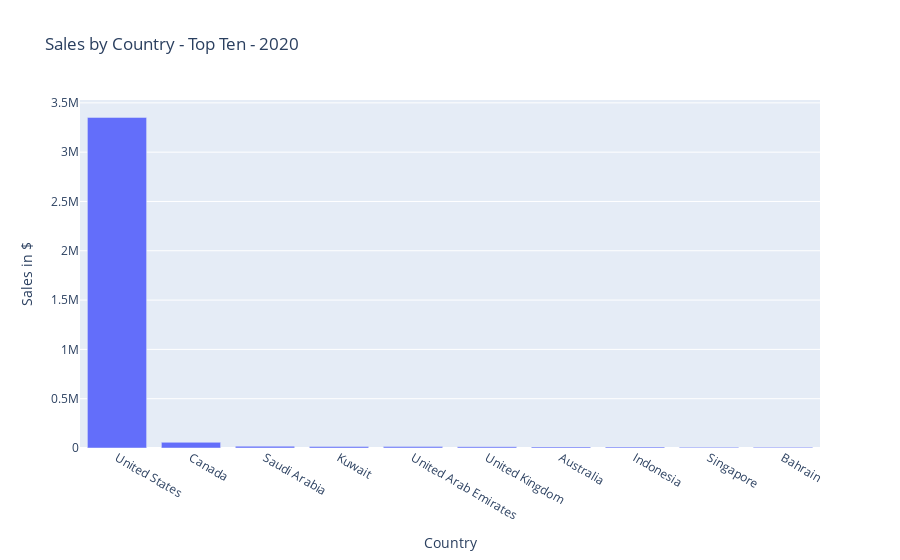

The notebook cell this image was saved under:
### Code cell
# Plotly bar chart - net sales for top ten countries
top_sales_2020_fig = px.bar(top_sales_by_country_ten_2020, x="country", y="net_sales", title="Sales by Country - Top Ten - 2020",
                labels={"country" : 'Country', "net_sales" :'Sales in $'}, hover_data={"net_sales" : ':.2f'})


top_sales_2020_fig.show()

### Figure 1 — Plotly figure (JSON) as saved in the notebook; plotly's stock layout.template omitted (floating-point values rounded to 4 significant figures)
{"data": [{"alignmentgroup": "True", "hovertemplate": "Country=%{x}<br>Sales in $=%{y:.2f}<extra></extra>", "legendgroup": "", "marker": {"color": "#636efa", "pattern": {"shape": ""}}, "name": "", "offsetgroup": "", "orientation": "v", "showlegend": false, "textposition": "auto", "type": "bar", "x": ["United States", "Canada", "Saudi Arabia", "Kuwait", "United Arab Emirates", "United Kingdom", "Australia", "Indonesia", "Singapore", "Bahrain"], "xaxis": "x", "y": [3353000.0, 57610.0, 18470.0, 15750.0, 13950.0, 12860.0, 11230.0, 10010.0, 7583.0, 7041.0], "yaxis": "y"}], "layout": {"barmode": "relative", "legend": {"tracegroupgap": 0}, "title": {"text": "Sales by Country - Top Ten - 2020"}, "xaxis": {"anchor": "y", "domain": [0, 1], "title": {"text": "Country"}}, "yaxis": {"anchor": "x", "domain": [0, 1], "title": {"text": "Sales in $"}}}}
